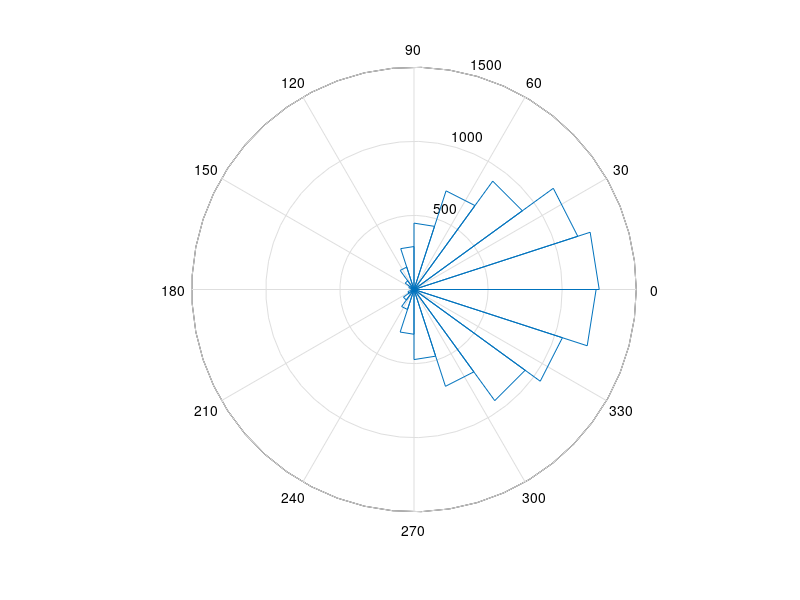

This figure's MATLAB source: (Note: this script raises an error after producing the figure.)
function test_ft_spiketriggeredspectrum_stat()

% MEM 1gb
% WALLTIME 00:05:00

% TEST test_ft_spiketriggeredspectrum_stat
% TEST ft_spiketriggeredspectrum_stat

nSpikes = 10000;
randPhases = [];
kappa = 1;
nChans = 3;
for iChan = 1:nChans
  for iFreq = 1:6
    randPhases(:,iChan,iFreq) = randnwrap(nSpikes+1,kappa/iChan);
  end
end
figure, rose(randPhases(:,1,1))
sts = [];
sts.fourierspctrm{1} = rand(size(randPhases)).*exp(1i*randPhases); % random weighting
sts.trial{1}     = sort(ceil(rand(1,nSpikes)*100));
sts.time{1}         = rand(1,nSpikes);
for iChan = 1:nChans
  sts.lfplabel{iChan} = strcat('chan', num2str(iChan));
end
sts.cfg = [];
sts.dimord         = 'rpt_chan_freq';
sts.freq           = 10:10:60;
sts.label   = {'unit1'};
sts.trialtime      = repmat([0,1],[100 1]);

cfg = [];
cfg.timwin = 0.5;
cfg.winstepsize = 0.001;
cfg.method = 'ppc0';
sts_tfr = ft_spiketriggeredspectrum_stat(cfg,sts);
figure, imagesc(sts_tfr.time, sts_tfr.freq, squeeze(sts_tfr.ppc0(1,:,:))), colorbar
%
cfg.method = 'ppc1';
sts_tfr = ft_spiketriggeredspectrum_stat(cfg,sts);

figure, imagesc(sts_tfr.time, sts_tfr.freq, squeeze(sts_tfr.ppc1(1,:,:))), colorbar
%
cfg = [];
cfg.method = 'ppc1';
sts_tfr = ft_spiketriggeredspectrum_stat(cfg,sts);

figure, plot(sts_tfr.freq, squeeze(sts_tfr.ppc1(1,:,:))), colorbar

%%
% now make a case where no phase locking should be present

% TEST test_ft_spiketriggeredspectrum_tfr
% ft_spiketriggeredspectrum_tfr
nSpikes = 10000;
randPhases = [];
kappa = 1;
nChans = 3;
for iChan = 1:nChans
  for iFreq = 1:6
    randPhases(:,iChan,iFreq) = randnwrap(nSpikes+1,0.001/iChan);
  end
end
figure, rose(randPhases(:,1,1))
sts = [];
sts.fourierspctrm{1} = rand(size(randPhases)).*exp(i*randPhases); % random weighting
sts.trial{1}     = sort(ceil(rand(1,nSpikes)*100));
sts.time{1}         = rand(1,nSpikes);
for iChan = 1:nChans
  sts.lfplabel{iChan} = strcat('chan', num2str(iChan));
end
sts.cfg = [];
sts.dimord         = 'rpt_chan_freq';
sts.freq           = 10:10:60;
sts.label   = {'unit1'};
sts.trialtime      = repmat([0,1],[100 1]);

cfg = [];
cfg.timwin = 0.5;
cfg.winstepsize = 0.001;
cfg.method = 'ppc0';
sts_tfr = ft_spiketriggeredspectrum_stat(cfg,sts);

figure, imagesc(sts_tfr.time, sts_tfr.freq, squeeze(sts_tfr.ppc0(1,:,:))), colorbar
function r=randnwrap(n,k)
r=angle(exp(1i*randn(n,1)*sqrt(1/k)));
